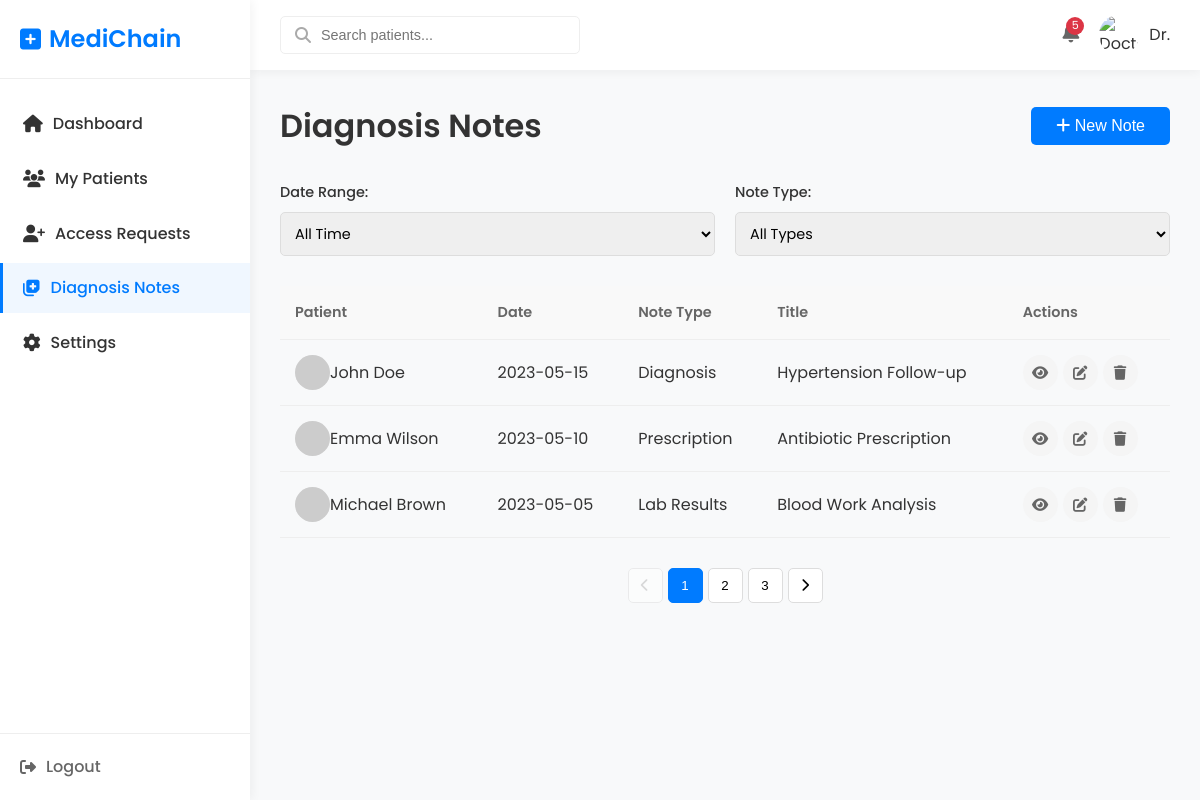
Page /doctor/notes on the committed database.
### tables this page shows
CREATE TABLE doctor_notes (
    id INTEGER PRIMARY KEY AUTOINCREMENT,
    doctor_id INTEGER,
    patient_id INTEGER,
    note_type TEXT,
    title TEXT,
    content TEXT,
    date TEXT
);

CREATE TABLE patients (
    id INTEGER PRIMARY KEY AUTOINCREMENT,
    name TEXT,
    gender TEXT,
    age INTEGER,
    profile_image TEXT
);

### app.py (the view)
@app.route('/doctor/notes')
def doctor_notes():
    doctor_id = session.get('user_id', 1)
    notes = get_doctor_notes(doctor_id)
    return render_template('doctor-notes.html', notes=notes)

### app.py (called while the page is built)
def get_doctor_notes(doctor_id):
    conn = sqlite3.connect('medica.db')
    conn.row_factory = sqlite3.Row
    cur = conn.cursor()
    cur.execute("""
        SELECT n.date, n.note_type, n.title,
               p.name AS patient_name,
               p.profile_image AS patient_image
        FROM doctor_notes n
        JOIN patients p ON n.patient_id = p.id
        WHERE n.doctor_id = ?
        ORDER BY n.date DESC
    """, (doctor_id,))
    return cur.fetchall()

### templates/doctor-notes.html (shortened to what this page needs)
<!DOCTYPE html>
<html lang="en">
<head>
    <link rel="stylesheet" href="{{ url_for('static', filename='css/style.css') }}">
    <link rel="stylesheet" href="{{ url_for('static', filename='css/dashboard.css') }}">
    <link rel="stylesheet" href="https://cdnjs.cloudflare.com/ajax/libs/font-awesome/6.4.0/css/all.min.css">
</head>
<body class="dashboard-body">
    <div class="dashboard-container">
        <aside class="dashboard-sidebar">
            <div class="sidebar-header">
                <a href="{{ url_for('doctor_dashboard') }}" class="logo">
                    <i class="fas fa-plus-square"></i> MediChain
                </a>
            </div>
            <nav class="sidebar-nav">
        <ul>
        <li class="{% if request.path == url_for('doctor_dashboard') %}active{% endif %}">
            <a href="{{ url_for('doctor_dashboard') }}">
                <i class="fas fa-home"></i> Dashboard
            </a>
        </li>
        <li class="{% if request.path == url_for('doctor_patients') %}active{% endif %}">
            <a href="{{ url_for('doctor_patients') }}">
                <i class="fas fa-users"></i> My Patients
            </a>
        </li>
        <li class="{% if request.path == url_for('doctor_requests') %}active{% endif %}">
            <a href="{{ url_for('doctor_requests') }}">
                <i class="fas fa-user-plus"></i> Access Requests
            </a>
        </li>
        <li class="{% if request.path == url_for('doctor_notes') %}active{% endif %}">
            <a href="{{ url_for('doctor_notes') }}">
                <i class="fas fa-notes-medical"></i> Diagnosis Notes
            </a>
        </li>
        <li class="{% if request.path == url_for('doctor_settings') %}active{% endif %}">
            <a href="{{ url_for('doctor_settings') }}">
                <i class="fas fa-cog"></i> Settings
            </a>
        </li>
        </ul>
      </nav>
            <div class="sidebar-footer">
                <a href="{{ url_for('logout') }}" class="logout-btn"><i class="fas fa-sign-out-alt"></i> Logout</a>
            </div>
        </aside>
        <main class="dashboard-main">
            <header class="dashboard-header">
                <div class="header-search">
                    <form action="{{ url_for('doctor_search') }}" method="GET" class="search-form flex items-center space-x-2">
                    <i class="fas fa-search text-gray-500"></i>
                        <input type="text" name="q" placeholder="Search patients..."
                        class="bg-white px-3 py-1 rounded border border-gray-300 focus:outline-none"
                        required>
                    </form>
                </div>
                <div class="header-user">
                    <div class="notifications">
                        <span class="notification-badge">5</span>
                    </div>
                    <div class="user-profile">
                        <img src="https://shorturl.at/6OqI1" alt="Doctor Profile">
                        <span>Dr. {{ name }}</span>
                    </div>
                </div>
            </header>
            <div class="dashboard-content">
                <div class="content-header">
                    <h1>Diagnosis Notes</h1>
                    <button class="btn btn-primary" id="newNoteBtn">
                        <i class="fas fa-plus"></i> New Note
                    </button>
                </div>
                <div class="filter-container">
                    <div class="filter-group">
                        <label for="date-filter">Date Range:</label>
                        <select id="date-filter">
                            <option value="all">All Time</option>
                        </select>
                    </div>
                    <div class="filter-group">
                        <label for="type-filter">Note Type:</label>
                        <select id="type-filter">
                            <option value="all">All Types</option>
                        </select>
                    </div>
                </div>
                <div class="records-table-container">
                    <table class="records-table">
                        <thead>
                            <tr>
                                <th>Patient</th>
                                <th>Date</th>
                                <th>Note Type</th>
                                <th>Title</th>
                                <th>Actions</th>
                            </tr>
                        </thead>
                        <tbody>
                            {% for note in notes %}
                            <tr>
                                <td>
                                    <div class="record-type">
                                        <img src="{{ note.patient_image }}" alt="{{ note.patient_name }}" style="width: 35px; height: 35px; border-radius: 50%; object-fit: cover;">
                                        <span>{{ note.patient_name }}</span>
                                    </div>
                                </td>
                                <td>{{ note.date }}</td>
                                <td><span class="note-type {{ note.note_type | lower | replace(' ', '-') }}">{{ note.note_type }}</span></td>
                                <td>{{ note.title }}</td>
                                <td>
                                    <div class="table-actions">
                                        <button class="btn-icon" title="View Note">
                                            <i class="fas fa-eye"></i>
                                        </button>
                                        <button class="btn-icon" title="Edit Note">
                                            <i class="fas fa-edit"></i>
                                        </button>
                                        <button class="btn-icon" title="Delete Note">
                                            <i class="fas fa-trash"></i>
                                        </button>
                                    </div>
                                </td>
                            </tr>
                            {% endfor %}
                        </tbody>
                    </table>
                </div>
                <div class="pagination">
                    <button class="pagination-btn" disabled>
                        <i class="fas fa-chevron-left"></i>
                    </button>
                    <button class="pagination-btn active">1</button>
                    <button class="pagination-btn">2</button>
                    <button class="pagination-btn">3</button>
                    <button class="pagination-btn">
                        <i class="fas fa-chevron-right"></i>
                    </button>
                </div>
            </div>
        </main>
    </div>
</body>
</html>

### static/css/style.css (style rules this page uses)
:root { --primary-color: #007BFF; --primary-hover-color: #0056b3; --secondary-color: #f0f8ff; --text-color: #333; --light-gray-color: #f4f4f4; --white-color: #ffffff; --dark-color: #1a202c; --shadow: 0 4px 15px rgba(0, 0, 0, 0.1); }
* { margin: 0; padding: 0; box-sizing: border-box; scroll-behavior: smooth; }
body { font-family: 'Poppins', sans-serif; line-height: 1.6; color: var(--text-color); background-color: var(--white-color); }
ul { list-style: none; }
a { text-decoration: none; color: inherit; }
img { max-width: 100%; display: block; }
.btn { display: inline-block; padding: 10px 25px; border-radius: 5px; border: none; font-size: 1rem; font-weight: 500; cursor: pointer; transition: all 0.3s ease; }
.btn-primary { background-color: var(--primary-color); color: var(--white-color); }
.logo { font-size: 1.5rem; font-weight: 600; color: var(--primary-color); display: flex; align-items: center; }
.logo i { margin-right: 8px; }

### rows in the picture
doctor_notes: patient_name "John Doe", date "2023-05-15", note_type "Diagnosis", title "Hypertension Follow-up"
doctor_notes: patient_name "Emma Wilson", date "2023-05-10", note_type "Prescription", title "Antibiotic Prescription"
doctor_notes: patient_name "Michael Brown", date "2023-05-05", note_type "Lab Results", title "Blood Work Analysis"
